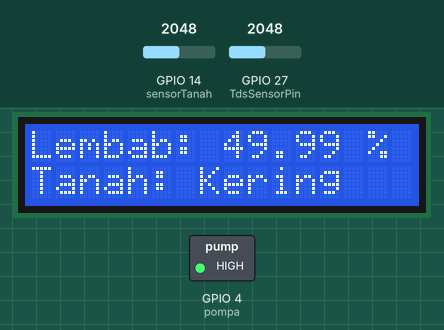
Recording of a sketch running on a simulated ESP32. Parts: 16×2 character LCD, switched loads named in the sketch (green lamp = pin HIGH). The test bench sets the inputs (shaded band); at power-on: GPIO 14 (sensorTanah) = 2048, GPIO 27 (TdsSensorPin) = 2048. WiFi joins after 1.5 s; servers stay silent unless stated; what the sketch prints to the serial monitor is not drawn.

Above: at 2.7 s.
2.8 s: GPIO 14 (sensorTanah) set to 1976
At 8.3 s:
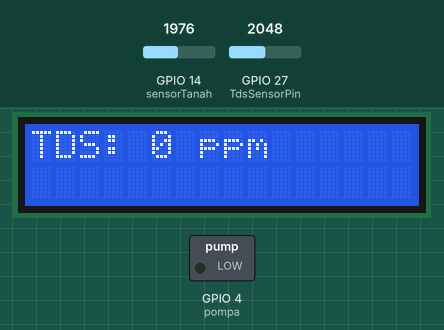
13.7 s: GPIO 14 (sensorTanah) set to 2047
At 18.0 s:
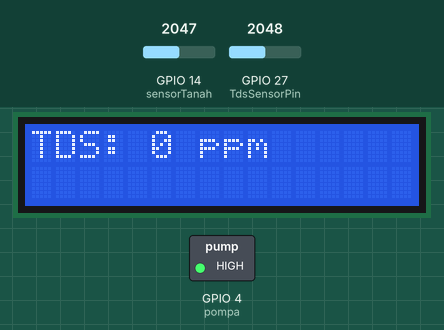
18.9 s: GPIO 14 (sensorTanah) set to 1228
At 19.6 s:
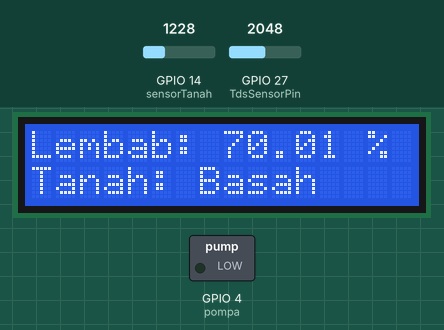
Timing chart, 0 to 21.9 s (numbered marks = the images above; inputs shaded):
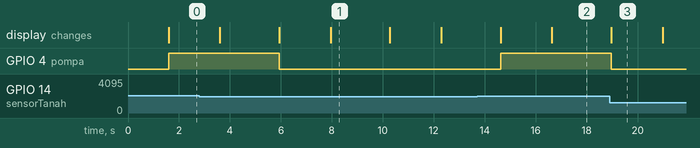

The sketch:

smartverticalfarm_esp32.ino
```cpp
#include <FirebaseESP32.h>
#include <WiFi.h>

//wifi
#define FIREBASE_HOST "https://vertikultur-7b393-default-rtdb.firebaseio.com/"
#define FIREBASE_AUTH "AIzaSyD_8VkwW2IURyk2ICwYjLm3uUsddh-B8xk"
#define WIFI_SSID "3 jagoan"
#define WIFI_PASSWORD "Gantengaqu3"
FirebaseData firebaseData;
FirebaseAuth firebaseAuth;
FirebaseConfig firebaseConfig;

#include <Wire.h>
#include <LiquidCrystal_I2C.h>
LiquidCrystal_I2C lcd(0x27, 16, 2);

/* #include <DHT.h>
#define DHTPIN 15
#define DHTTYPE DHT11
DHT dht(DHTPIN, DHTTYPE); */

#define TdsSensorPin 27
#define VREF 3.3
#define SCOUNT 30

int analogBuffer[SCOUNT];
int analogBufferIndex = 0;

float averageVoltage = 0;
float tdsValue = 0;
float temperature = 25;

int getMedianNum(int bArray[], int iFilterLen) {
  int bTab[iFilterLen];
  for (byte i = 0; i < iFilterLen; i++)
    bTab[i] = bArray[i];
  int i, j, bTemp;
  for (j = 0; j < iFilterLen - 1; j++) {
    for (i = 0; i < iFilterLen - j - 1; i++) {
      if (bTab[i] > bTab[i + 1]) {
        bTemp = bTab[i];
        bTab[i] = bTab[i + 1];
        bTab[i + 1] = bTemp;
      }
    }
  }
  if ((iFilterLen & 1) > 0) {
    bTemp = bTab[(iFilterLen - 1) / 2];
  } else {
    bTemp = (bTab[iFilterLen / 2] + bTab[iFilterLen / 2 - 1]) / 2;
  }
  return bTemp;
}

int batasTanah = 2047;
int sensorTanah = 14;
int pompa = 4;

void setup() {
  Serial.begin(115200);  // Mulai komunikasi serial
   WiFi.begin(WIFI_SSID, WIFI_PASSWORD);

  while (WiFi.status() != WL_CONNECTED)
  {
    delay(500);
    Serial.print(".");
  }

  Serial.println();
  Serial.print("Connected to WiFi, IP address: ");
  Serial.println(WiFi.localIP());
  Serial.println();

  firebaseConfig.host = FIREBASE_HOST;
  firebaseConfig.signer.tokens.legacy_token = FIREBASE_AUTH;
  Firebase.begin(&firebaseConfig, &firebaseAuth);

  // dht.begin();
  pinMode(sensorTanah, INPUT);
  pinMode(pompa, OUTPUT);
  pinMode(TdsSensorPin, INPUT);
  lcd.init();
  lcd.backlight();
}
void loop() {
  /*
  // Sensor Kelembaban
  float h = dht.readHumidity();
  lcd.clear();
  lcd.setCursor(0, 0);
  lcd.print("Humidity: ");
  lcd.print(h);
  lcd.print(" %");
  Serial.print("Humidity: ");
  Serial.print(h);
  Serial.println(" %");

  delay(2000);  // Tahan selama 2 detik

  // Sensor Suhu
  float t = dht.readTemperature();
  lcd.clear();
  lcd.setCursor(0, 0);
  lcd.print("Temp: ");
  lcd.print(t);
  lcd.print(" C");
  Serial.print("Temperature: ");
  Serial.print(t);
  Serial.println(" C");

  delay(2000); */  // Tahan selama 2 detik

  // Sensor Tanah
  float kelembabanTanah;
  int nilaiTanah = analogRead(sensorTanah);
  kelembabanTanah = (100 - ((nilaiTanah / 4095.00) * 100));
  lcd.clear();
  lcd.setCursor(0, 0);
  lcd.print("Lembab: ");
  lcd.print(kelembabanTanah);
  lcd.print(" %");
  Serial.print("Soil Humidity: ");
  Serial.print(kelembabanTanah);
  Serial.println(" %");
  Serial.print("Nilai Tanah: ");
  Serial.println(nilaiTanah);

  lcd.setCursor(0, 1);
  if (nilaiTanah < batasTanah) {
    lcd.print("Tanah: Basah");
    digitalWrite(pompa, LOW);
  } else {
    lcd.print("Tanah: Kering");
    digitalWrite(pompa, HIGH);
  }

  delay(2000);  // Tahan selama 2 detik

  // Sensor TDS
  static unsigned long analogSampleTimepoint = millis();
  if (millis() - analogSampleTimepoint > 40U) {
    analogSampleTimepoint = millis();
    analogBuffer[analogBufferIndex] = analogRead(TdsSensorPin);
    analogBufferIndex++;
    if (analogBufferIndex == SCOUNT) {
      analogBufferIndex = 0;
    }
  }

  static unsigned long printTimepoint = millis();
  if (millis() - printTimepoint > 800U) {
    printTimepoint = millis();
    for (int i = 0; i < SCOUNT; i++) {
      averageVoltage = getMedianNum(analogBuffer, SCOUNT) * (float)VREF / 4095.0;
      float compensationCoefficient = 1.0 + 0.02 * (temperature - 25.0);
      float compensationVoltage = averageVoltage / compensationCoefficient;
      tdsValue = (133.42 * compensationVoltage * compensationVoltage * compensationVoltage - 255.86 * compensationVoltage * compensationVoltage + 857.39 * compensationVoltage) * 0.5;
    }
  }

  lcd.clear();
  lcd.setCursor(0, 0);
  lcd.print("TDS: ");
  lcd.print(tdsValue, 0);
  lcd.print(" ppm");
  Serial.print("TDS Value: ");
  Serial.print(tdsValue, 0);
  Serial.println(" ppm");

  // Firebase.setFloat(firebaseData, "/humidity", h);
  // Firebase.setFloat(firebaseData, "/temperature", t);
  Firebase.setFloat(firebaseData, "/tds", tdsValue);
  Firebase.setFloat(firebaseData, "/Kelembaban_Tanah", kelembabanTanah);

   if (firebaseData.httpCode() != 200)
  {
    Serial.println("Firebase update failed!");
    Serial.println(firebaseData.errorReason());
  }

  delay(2000);  // Tahan selama 2 detik
}
```

Measured:
- the behaviour switches between 2047 and 2046 on GPIO 14 (sensorTanah) (found by bisection; images 0 and 1)
- after the input at 2.8 s, GPIO 4 (pompa): HIGH → LOW after 3.1 s; the display: first differs from a run without the input after 3.1 s (image 1 shows a later state)
- after the input at 13.7 s, GPIO 4 (pompa): LOW → HIGH after 0.93 s; the display: first changes after 0.93 s (image 2 shows a later state)
- after the input at 18.9 s, GPIO 4 (pompa): HIGH → LOW after 0.07 s; the display: changes after 0.07 s (image 3)
- what the display in image 1 shows lasts 2.3 s, from 8.0 s to 10.3 s
- what the display in image 3 shows lasts 2.0 s, from 19.0 s to 21.0 s
